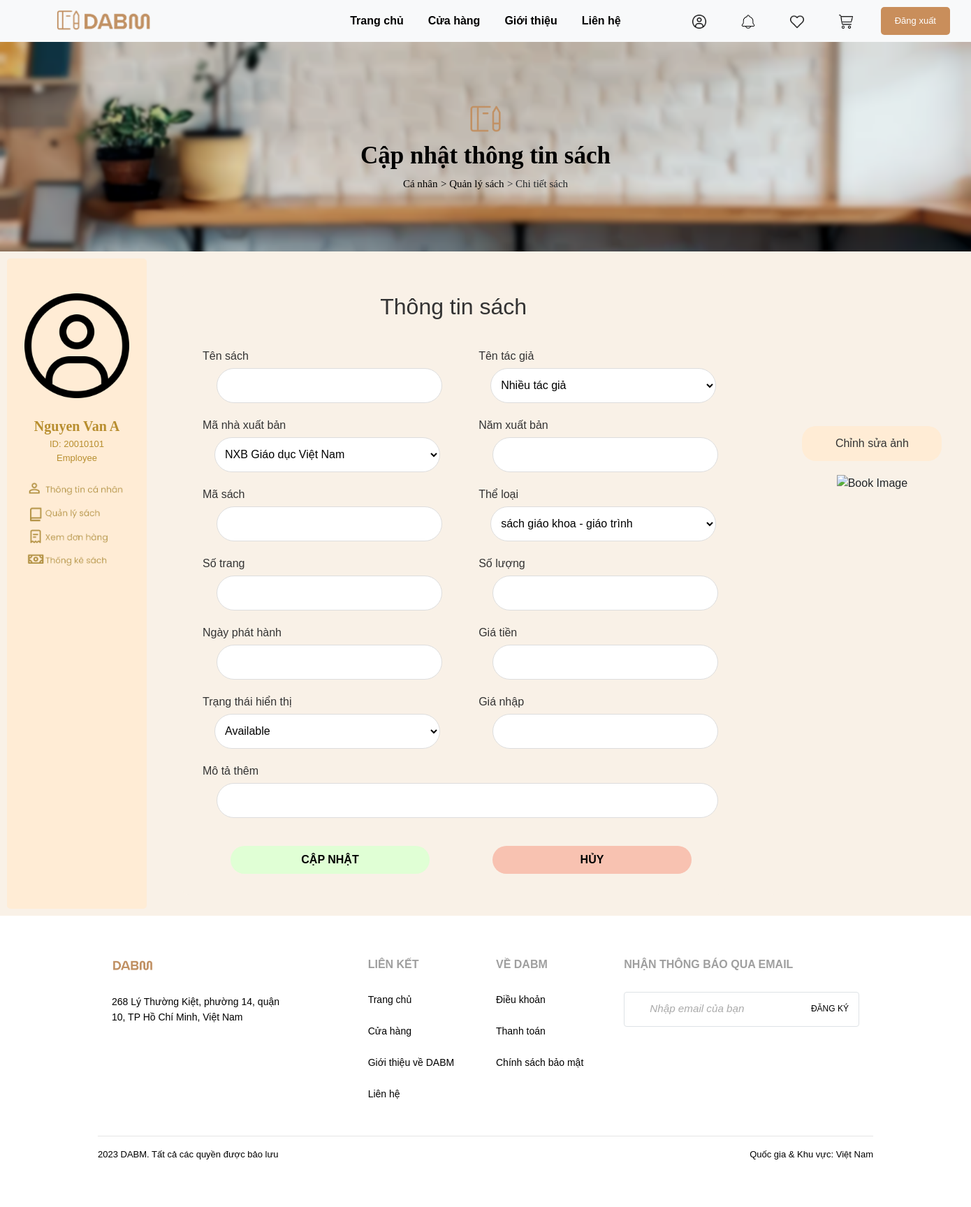
The page /update_book.php (signed in) on the database its author committed.
### tables this page shows
CREATE TABLE `user` (
  `ID` varchar(45) NOT NULL,
  `sur_name` varchar(45) DEFAULT NULL,
  `last_name` varchar(45) DEFAULT NULL,
  `phone_num` varchar(45) DEFAULT NULL,
  `email` varchar(45) DEFAULT NULL,
  `username` varchar(45) DEFAULT NULL,
  `password` varchar(45) DEFAULT NULL,
  `user_info` longtext DEFAULT NULL
);

### connection.php (called while the page is built, shortened)
<?php
if(!isset($_SESSION['user_id'])){
    header('location:homepage.php');
}
else{
    $con = require __DIR__ . "/database.php";
    $sql = "SELECT * FROM user
            WHERE ID = {$_SESSION["user_id"]}";
    $user = $con->query($sql)->fetch_assoc();
}
$id = $_SESSION['user_id'];
$query = "SELECT sur_name, last_name, phone_num, email, username, password, user_info
          FROM user
          WHERE ID = $id;";
$result = mysqli_query($con,$query);
$row = mysqli_fetch_assoc($result);
?>

### update_book.php (the view, shortened to what this page needs)
<?php
include("connection.php");
$bookID = $_GET['id'];
$query = "SELECT book.book_ID, book.book_name, written_by.author_ID, book.publisher_ID, belongs_to.genre_ID, book.publication_year, book.page_count, book.remaining_quantity, book.release_date, book.sale_price, book.purchase_price, book.display_status, book.img_path, book.description
          FROM book, written_by, belongs_to
          WHERE book.book_ID = written_by.book_ID AND book.book_ID = belongs_to.book_ID AND book.book_ID = '$bookID'";
$result = mysqli_query($con,$query);
$row_book = mysqli_fetch_assoc($result);
?>
<!DOCTYPE html>
<html>
<head>
    <link rel="stylesheet" href="https://cdnjs.cloudflare.com/ajax/libs/twitter-bootstrap/4.1.3/css/bootstrap.min.css">
    <link rel="stylesheet" href="css/add_new_book.css">
    <link rel="stylesheet" href="css/header.css">
    <link rel="stylesheet" href="css/footer.css">
    <link rel="stylesheet" href="css/style_duong.css">
    <link rel="stylesheet" href="css/cover-box.css">
</head>
<body>
    <div class="header">
        <div class="header-left-section">
            <a href="index.html"><img class="header-logo" src="img/logo_DABM.png" alt="Logo"></a>
        </div>
        <div class="header-nav-links">
            <a href="./login_success.php">Trang chủ</a>
            <a href="./features_product_login.php">Cửa hàng</a>
            <a href="#">Giới thiệu</a>
            <a href="#">Liên hệ</a>
        </div>
        <div class="header-right-section">
            <a href="user_employee.php"><img class="header-icon" src="img/icon_user.png" alt="Icon 1"></a>
            <a href="#"><img class="header-icon" src="img/icon_news.png" alt="Icon 2"></a>
            <a href="#"><img class="header-icon" src="img/icon_heart.png" alt="Icon 3"></a>
            <a href="#"><img class="header-icon" src="img/icon_cart.png" alt="Icon 3"></a>
            <button class="header-login-button" onclick="redirectToLogout()">
                Đăng xuất
            </button>
        </div>
    </div>
    <div class="box">
        <img src="img/logo_DABM_3.png" alt="Home Icon" width="50px">
        <p class="box-text">Cập nhật thông tin sách</p>
        <div>
            <a href="user_employee.php">Cá nhân</a>
            <a href="list_of_book.php">> Quản lý sách</a>
            <a>> Chi tiết sách</a>
        </div>
    </div>
    <div class="content">
        <div class="side-box">
            <a href="user_employee.php"><img class="side-box-avatar" src="img/icon_user.png" alt="User Avatar"></a>
            <br>
            <?php
            echo "<p style='font-family: Times New Roman, Times, serif; font-size: 20px; font-weight: bold; margin-bottom: 0; color: #B88E2F'>{$row['sur_name']} {$row['last_name']}</p>";
            echo "<p style='font-family: Arial, sans-serif; font-size: 13px; margin-bottom: 0; color: #B88E2F'>ID: {$user['ID']}</p>";
            if ($id == 00000001)
            {
                echo "<p style='font-family: Arial, sans-serif; font-size: 13px; color: #B88E2F;'>Manager</p>";
            }
            else
            {
                $query_ = "SELECT ID
                          FROM employee
                          WHERE ID = $id;";
                $result_ = mysqli_query($con,$query_);
                $count = mysqli_num_rows($result_);
                if ($count == 1)
                {
                    echo "<p style='font-family: Arial, sans-serif; font-size: 13px; color: #B88E2F;'>Employee</p>";
                }
                else
                {
                    echo '<script>alert("You are not authorized to view this content.");</script>';
                    echo '<script>window.location.href = "user_member.php";</script>';
                    exit;
                    echo "<p style='font-family: Arial, sans-serif; font-size: 13px; color: #B88E2F;'>Customer</p>";
                }
            }
            ?>
            <a href="user_employee.php"><img class="side-box-button" src="img/button_personal_info.png" alt="Button1"></a>
            <a href="list_of_book.php"><img class="side-box-button" src="img/button_book_management.png" alt="Button1"></a>
            <a href="employee_order.php"><img class="side-box-button" src="img/button_check_receipt.png" alt="Button1"></a>
            <a href="book_statistic.php"><img class="side-box-last-button" src="img/button_book_logistics.png" alt="Button1"></a>
        </div>
        <div class="body-container">
            <div class="profile">
                <h2>Thông tin sách</h2>
                <form method="POST" enctype="multipart/form-data" onsubmit="return confirmSubmit()">
                    <div class="name">
                        <div>
                            <label for="tensach">Tên sách</label><br>
                            <input type="text" id="tensach" name="tensach" placeholder="<?php echo $row_book['book_name']; ?>"><br>
                            <label for="nhaxuatbanID">Mã nhà xuất bản</label><br>
                            <select id="nhaxuatbanID" name="nhaxuatbanID">
                                <?php
                                $query = "SELECT publisher_ID, publisher_name FROM publisher";
                                $result = mysqli_query($con,$query);
                                $preselectedPublisherID = $row_book['publisher_ID'];
                                while ($row = mysqli_fetch_assoc($result)) {
                                    if ($row['publisher_ID'] == $preselectedPublisherID) {
                                        echo "<option value='" . $row['publisher_ID'] . "' selected>" . $row['publisher_name'] . "</option>";
                                    } else {
                                        echo "<option value='" . $row['publisher_ID'] . "'>" . $row['publisher_name'] . "</option>";
                                    }
                                }
                                ?>
                            </select>
                            <label for="masach">Mã sách</label><br>
                            <input type="text" id="masach" name="masach" placeholder="<?php echo $row_book['book_ID']; ?>" readonly><br>
                            <label for="sotrang">Số trang</label><br>
                            <input type="number" id="sotrang" name="sotrang" placeholder="<?php echo $row_book['page_count']; ?>"><br>
                            <label for='ngayphathanh'>Ngày phát hành</label><br>
                            <input type='text' id='ngayphathanh' name='ngayphathanh' placeholder='<?php echo $row_book['release_date']; ?>'><br>
                            <label for='bookstatus'>Trạng thái hiển thị</label><br>
                            <select id='bookstatus' name='bookstatus'>
                                <option value='Available' <?php echo ($row_book['display_status'] == 'Available') ? 'selected' : ''; ?>>Available</option>
                            </select><br>
                            </div>
                        <div>
                            <label for="tentacgiaID">Tên tác giả</label><br>
                            <select id="tentacgiaID" name="tentacgiaID">
                                <?php
                                $query = "SELECT author_ID, author_name FROM author";
                                $result = mysqli_query($con,$query);
                                $preselectedAuthorID = $row_book['author_ID'];
                                while ($row = mysqli_fetch_assoc($result)) {
                                    if ($row['author_ID'] == $preselectedAuthorID) {
                                        echo "<option value='" . $row['author_ID'] . "' selected>" . $row['author_name'] . "</option>";
                                    } else {
                                        echo "<option value='" . $row['author_ID'] . "'>" . $row['author_name'] . "</option>";
                                    }
                                }
                                ?>
                            </select>
                            <label for="namxuatban">Năm xuất bản</label><br>
                            <input type="number" id="namxuatban" name="namxuatban" placeholder="<?php echo $row_book['publication_year']; ?>"><br>
                            <label for="theloaiID">Thể loại</label><br>
                            <select id="theloaiID" name="theloaiID">
                                <?php
                                $query = "SELECT genre_ID, genre_name FROM genre";
                                $result = mysqli_query($con,$query);
                                $preselectedGenreID = $row_book['genre_ID'];
                                while ($row = mysqli_fetch_assoc($result)) {
                                    if ($row['genre_ID'] == $preselectedGenreID) {
                                        echo "<option value='" . $row['genre_ID'] . "' selected>" . $row['genre_name'] . "</option>";
                                    } else {
                                        echo "<option value='" . $row['genre_ID'] . "'>" . $row['genre_name'] . "</option>";
                                    }
                                }
                                ?>
                            </select>
                            <label for="soluong">Số lượng</label><br>
                            <input type="number" id="soluong" name="soluong" placeholder="<?php echo $row_book['remaining_quantity']; ?>"><br>
                            <label for="giatien">Giá tiền</label><br>
                            <input type="number" id="giatien" name="giatien" placeholder="<?php echo $row_book['sale_price']; ?>"><br>
                            <label for="gianhap">Giá nhập</label><br>
                            <input type="number" id="gianhap" name="gianhap" placeholder="<?php echo $row_book['purchase_price']; ?>"readonly><br>
                        </div>
                    </div>
                    <div class="description">
                        <label for="info">Mô tả thêm</label><br>
                        <input type="text" id="info" name="info" placeholder="<?php echo $row_book['description']; ?>">
                    </div>
                    <div class="button-container">
                        <input type="submit" name="confirm" value="CẬP NHẬT">
                        <input type="button" name="cancel" value="HỦY" onclick="confirmCancel()">
                    </div>
            </div>
            <div class="image">
                <label for="img_file" style="display: flex; align-items: center; justify-content: center; background-color: #FFECD5; border-radius: 20px; width: 200px; height: 50px; margin-bottom:20px">Chỉnh sửa ảnh</label>
                <div class="image-preview-container">
                    <img src="<?php echo $row_book['img_path']; ?>" alt="Book Image" id="uploaded_image">
                </div>
            </div>
        </div>
    </div>
    <div class="footer">
      <footer>
          <div class="container">
              <div class="row">
                  <div class="col-md-6 col-lg-4 item">
                      <h3><img class="footer-logo" src="img/logo_DABM_2.png" alt="Logo"></h3>
                      <ul>
                          <br>
                          <li>268 Lý Thường Kiệt, phường 14, quận</li>
                          <li>10, TP Hồ Chí Minh, Việt Nam</li>
                      </ul>
                  </div>
                  <div class="col-md-6 col-lg-2 item">
                      <h3>LIÊN KẾT</h3>
                      <ul>
                          <br>
                          <li><a href="login_success.php">Trang chủ</a></li>
                          <br>
                          <li><a href="features_product_login.php">Cửa hàng</a></li>
                          <br>
                          <li><a href="#">Giới thiệu về DABM</a></li>
                          <br>
                          <li><a href="#">Liên hệ</a></li>
                          <br>
                      </ul>
                  </div>
                  <div class="col-md-6 col-lg-2 item">
                      <h3>VỀ DABM</h3>
                      <ul>
                          <br>
                          <li><a href="#">Điều khoản</a></li>
                          <br>
                          <li><a href="customer_order_history.php">Thanh toán</a></li>
                          <br>
                          <li><a href="#">Chính sách bảo mật</a></li>
                      </ul>
                  </div>
                  <div class="col-md-6 col-lg-4 item">
                      <h3>NHẬN THÔNG BÁO QUA EMAIL</h3>
                      <ul>
                          <br>
                          <div class="p-1 rounded border">
                              <div class="input-group">
                                  <input type="email" placeholder="Nhập email của bạn" class="form-control border-0 shadow-0">
                                  <div class="input-group-append">
                                      <a class="email_signup_button" href="index.html">ĐĂNG KÝ</a>
                                  </div>
                              </div>
                          </div>
                      </ul>
                  </div>
              </div>
              <hr>
              <p>
                  <div style="display: flex; justify-content: space-between; opacity:1; font-size:13px; margin-bottom:0;">
                  <div style="text-align: left;">2023 DABM. Tất cả các quyền được bảo lưu</div>
                  <div style="text-align: right;">Quốc gia & Khu vực: Việt Nam</div>
              </div></p>
          </div>
      </footer>
    </div>
</body>

### rows shown on the page
user: sur_name "Nguyen Van", last_name "A", ID "20010101"

### other values the page prints
form field nhaxuatbanID "NXB Giáo dục Việt Nam"
form field tentacgiaID "Nhiều tác giả"
form field theloaiID "sách giáo khoa - giáo trình"
